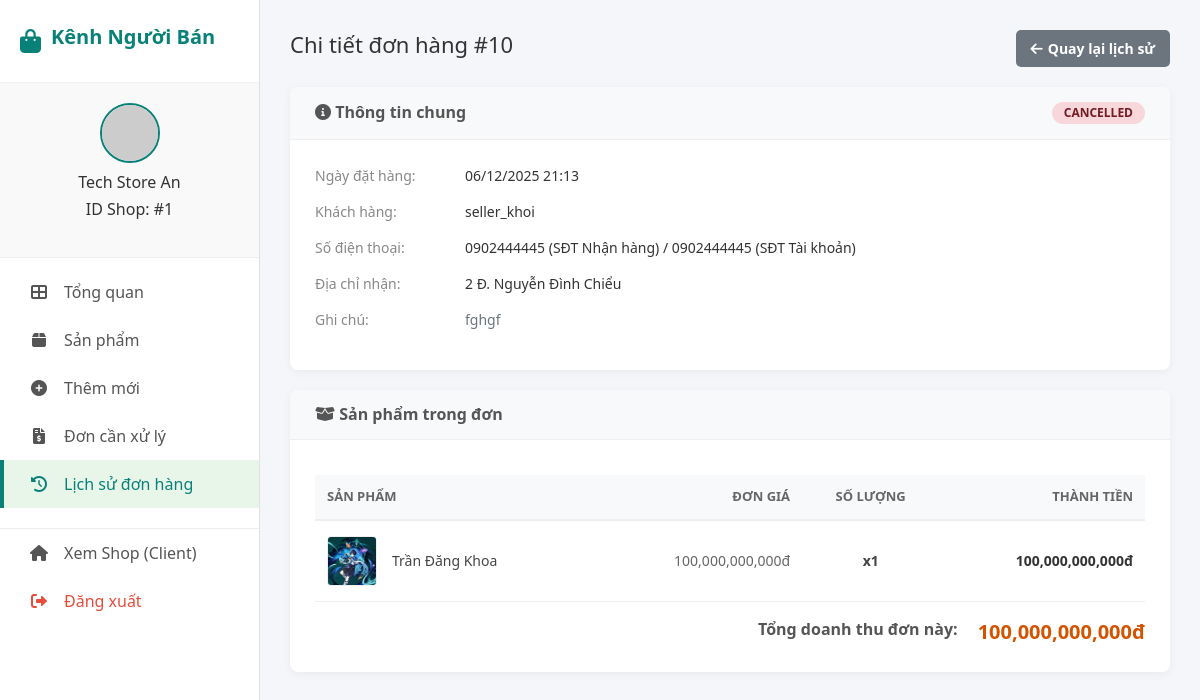
/page/SellerPage/order_detail.php?oid=10&ref=history (signed in), run on the app's committed database.
### tables this page shows
CREATE TABLE `orders` (
  `oid` int(11) NOT NULL,
  `aid` int(11) NOT NULL,
  `fullname` varchar(255) NOT NULL,
  `phone` varchar(20) NOT NULL,
  `address` text NOT NULL,
  `note` text DEFAULT NULL,
  `order_date` datetime NOT NULL DEFAULT current_timestamp(),
  `total_amount` decimal(20,2) DEFAULT NULL,
  `commission_fee` decimal(20,2) DEFAULT 0.00,
  `status` enum('pending','paid','shipped','completed','cancelled') NOT NULL DEFAULT 'pending',
  `created_at` timestamp NOT NULL DEFAULT current_timestamp()
);

CREATE TABLE `acc` (
  `aid` int(11) NOT NULL,
  `afname` varchar(100) NOT NULL,
  `alname` varchar(100) NOT NULL,
  `email` varchar(100) NOT NULL,
  `phone` varchar(20) NOT NULL,
  `username` varchar(50) NOT NULL,
  `password` varchar(255) NOT NULL,
  `role` enum('admin','seller','user') NOT NULL DEFAULT 'user'
);

CREATE TABLE `order_items` (
  `oid` int(11) NOT NULL,
  `pid` int(11) NOT NULL,
  `quantity` int(11) NOT NULL,
  `price` decimal(20,2) NOT NULL
);

CREATE TABLE `products` (
  `pid` int(11) NOT NULL,
  `sid` int(11) NOT NULL,
  `cid` int(11) DEFAULT NULL,
  `name` varchar(150) NOT NULL,
  `description` text DEFAULT NULL,
  `price` decimal(20,2) NOT NULL,
  `stock` int(11) NOT NULL DEFAULT 0,
  `status` enum('pending','approved','rejected','hidden') NOT NULL DEFAULT 'pending',
  `main_image` varchar(255) DEFAULT NULL
);

### config.php (called while the page is built, shortened)
<?php
if (!function_exists('getImage')) {
    function getImage($path) {
        $clean_path = ltrim($path, '/');
        return BASE_URL . '/' . $clean_path;
    }
}
?>

### page/SellerPage/order_detail.php (the view, shortened to what this page needs)
<?php
$sid = $_SESSION['shop_id'];
$shop_name = $_SESSION['shop_name'];
$oid = intval($_GET['oid']);
$back_link = 'orders.php';
$back_text = 'Quay lại danh sách';
if (isset($_GET['ref']) && $_GET['ref'] == 'history') {
    $back_link = 'orders_history.php';
    $back_text = 'Quay lại lịch sử';
}
$sql_order = "SELECT o.*, acc.username, acc.phone as user_phone, acc.email
              FROM orders o
              JOIN acc ON o.aid = acc.aid
              JOIN order_items oi ON o.oid = oi.oid
              JOIN products p ON oi.pid = p.pid
              WHERE o.oid = $oid AND p.sid = $sid
              GROUP BY o.oid";
$result_order = $conn->query($sql_order);
$order = $result_order->fetch_assoc();
$sql_items = "SELECT oi.*, p.name, p.main_image
              FROM order_items oi
              JOIN products p ON oi.pid = p.pid
              WHERE oi.oid = $oid AND p.sid = $sid";
$result_items = $conn->query($sql_items);
$shop_total = 0;
?>
<!DOCTYPE html>
<html lang="vi">
<head>
    <link rel="stylesheet" href="https://cdnjs.cloudflare.com/ajax/libs/font-awesome/5.15.4/css/all.min.css" />
    <?php include ROOT_PATH . '/includes/head_meta.php'; ?>
</head>
<body>
    <div class="sidebar">
        <div class="sidebar-header"><i class="fas fa-shopping-bag"></i>
            <h2>Kênh Người Bán</h2>
        </div>
        <div class="user-profile">
            <img src="https://ui-avatars.com/api/?name=<?= urlencode($shop_name) ?>&background=088178&color=fff" alt="Shop Logo">
            <h4><?= htmlspecialchars($shop_name) ?></h4>
            <p>ID Shop: #<?= $sid ?></p>
        </div>
        <ul class="sidebar-menu">
            <li><a href="dashboard.php"><i class="fas fa-th-large"></i> Tổng quan</a></li>
            <li><a href="ProductPage/products.php"><i class="fas fa-box"></i> Sản phẩm</a></li>
            <li><a href="ProductPage/add_product.php"><i class="fas fa-plus-circle"></i> Thêm mới</a></li>
            <li><a href="orders.php" class="<?= (!isset($_GET['ref']) || $_GET['ref'] != 'history') ? 'active' : '' ?>"><i class="fas fa-file-invoice-dollar"></i> Đơn cần xử lý</a></li>
            <li><a href="orders_history.php" class="<?= (isset($_GET['ref']) && $_GET['ref'] == 'history') ? 'active' : '' ?>"><i class="fas fa-history"></i> Lịch sử đơn hàng</a></li>
            <li style="border-top: 1px solid #eee; margin-top: 20px;">
                <a href="<?php echo BASE_URL; ?>/page/HomePage/homepage.php"><i class="fas fa-home"></i> Xem Shop (Client)</a>
            </li>
            <li>
                <a href="../HomePage/LoginPage/logout.php" onclick="return confirm('Bạn muốn đăng xuất?');" style="color: #e74c3c;">
                    <i class="fas fa-sign-out-alt"></i> Đăng xuất
                </a>
            </li>
        </ul>
    </div>
    <div class="main-content">
        <div class="page-header">
            <h2>Chi tiết đơn hàng #<?= $oid ?></h2>
            <a href="<?= $back_link ?>" class="btn-back">
                <i class="fas fa-arrow-left"></i> <?= $back_text ?>
            </a>
        </div>
        <div class="detail-card">
            <div class="card-header">
                <h3><i class="fas fa-info-circle"></i> Thông tin chung</h3>
                <span class="badge st-<?= $order['status'] ?>"><?= ucfirst($order['status']) ?></span>
            </div>
            <div class="card-body">
                <div class="info-row">
                    <div class="info-label">Ngày đặt hàng:</div>
                    <div class="info-value"><?= date('d/m/Y H:i', strtotime($order['order_date'])) ?></div>
                </div>
                <div class="info-row">
                    <div class="info-label">Khách hàng:</div>
                    <div class="info-value"><?= htmlspecialchars($order['username']) ?></div>
                </div>
                <div class="info-row">
                    <div class="info-label">Số điện thoại:</div>
                    <div class="info-value"><?= htmlspecialchars($order['phone']) ?> (SĐT Nhận hàng) / <?= htmlspecialchars($order['user_phone']) ?> (SĐT Tài khoản)</div>
                </div>
                <div class="info-row">
                    <div class="info-label">Địa chỉ nhận:</div>
                    <div class="info-value"><?= htmlspecialchars($order['address']) ?></div>
                </div>
                <div class="info-row">
                    <div class="info-label">Ghi chú:</div>
                    <div class="info-value text-muted"><?= !empty($order['note']) ? htmlspecialchars($order['note']) : 'Không có' ?></div>
                </div>
            </div>
        </div>
        <div class="detail-card">
            <div class="card-header">
                <h3><i class="fas fa-box-open"></i> Sản phẩm trong đơn</h3>
            </div>
            <div class="card-body">
                <table>
                    <thead>
                        <tr>
                            <th>Sản phẩm</th>
                            <th class="text-right">Đơn giá</th>
                            <th class="text-center">Số lượng</th>
                            <th class="text-right">Thành tiền</th>
                        </tr>
                    </thead>
                    <tbody>
                        <?php while ($item = $result_items->fetch_assoc()):
                            $item_total = $item['price'] * $item['quantity'];
                            $shop_total += $item_total;
                            $imgSrc = $item['main_image'];
                            if (function_exists('getImage')) {
                                $displayImg = getImage($imgSrc);
                            } else {
                                if (strpos($imgSrc, 'http') === 0) $displayImg = $imgSrc;
                                else $displayImg = BASE_URL . '/' . ltrim($imgSrc, '/');
                            }
                        ?>
                            <tr>
                                <td style="display: flex; align-items: center;">
                                    <img src="<?= $displayImg ?>" class="item-img" onerror="this.src='https://via.placeholder.com/50'">
                                    <span style="font-weight: 500;"><?= htmlspecialchars($item['name']) ?></span>
                                </td>
                                <td style="text-align: right; color: #666;"><?= number_format($item['price']) ?>đ</td>
                                <td style="text-align: center; font-weight: bold;">x<?= $item['quantity'] ?></td>
                                <td style="text-align: right; font-weight: 600; color: #333;"><?= number_format($item_total) ?>đ</td>
                            </tr>
                        <?php endwhile; ?>
                    </tbody>
                </table>
                <div class="total-row">
                    <span class="total-label">Tổng doanh thu đơn này:</span>
                    <span class="total-amount"><?= number_format($shop_total) ?>đ</span>
                </div>
            </div>
        </div>
    </div>
</body>
</html>

### page/SellerPage/order_detail.php (style rules this page uses)
* { margin: 0; padding: 0; box-sizing: border-box; font-family: 'Segoe UI', sans-serif; }
body { display: flex; min-height: 100vh; background-color: #f4f6f9; color: #333; }
a { text-decoration: none; }
.sidebar { width: 260px; background: #fff; border-right: 1px solid #e1e1e1; position: fixed; height: 100%; top: 0; left: 0; z-index: 100; }
.sidebar-header { padding: 25px 20px; border-bottom: 1px solid #f0f0f0; display: flex; align-items: center; gap: 10px; }
.sidebar-header i { font-size: 24px; color: #088178; }
.sidebar-header h2 { font-size: 20px; color: #088178; font-weight: 700; }
.user-profile { padding: 20px; text-align: center; background: #f9f9f9; border-bottom: 1px solid #eee; }
.user-profile img { width: 60px; height: 60px; border-radius: 50%; object-fit: cover; margin-bottom: 10px; border: 2px solid #088178; }
.user-profile h4 { font-size: 16px; margin-bottom: 5px; }
.sidebar-menu { list-style: none; padding: 10px 0; }
.sidebar-menu li a { display: flex; align-items: center; padding: 12px 25px; color: #555; font-weight: 500; transition: 0.3s; border-left: 4px solid transparent; }
.sidebar-menu li a:hover, .sidebar-menu li a.active { background-color: #e8f6ea; color: #088178; border-left-color: #088178; }
.sidebar-menu li a i { margin-right: 15px; width: 20px; text-align: center; font-size: 16px; }
.main-content { flex: 1; margin-left: 260px; padding: 30px; }
.page-header { display: flex; justify-content: space-between; align-items: center; margin-bottom: 20px; }
.page-header h2 { font-size: 22px; color: #333; }
.btn-back { padding: 8px 15px; background: #6c757d; color: white; border-radius: 5px; font-size: 14px; font-weight: 600; display: inline-flex; align-items: center; gap: 5px; }
.detail-card { background: white; border-radius: 8px; box-shadow: 0 2px 10px rgba(0, 0, 0, 0.05); overflow: hidden; margin-bottom: 20px; }
.card-header { background: #f8f9fa; padding: 15px 25px; border-bottom: 1px solid #eee; display: flex; justify-content: space-between; align-items: center; }
.card-header h3 { font-size: 16px; font-weight: 700; color: #555; margin: 0; }
.card-body { padding: 25px; }
.info-row { display: flex; margin-bottom: 15px; }
.info-label { width: 150px; color: #888; font-size: 14px; font-weight: 500; }
.info-value { flex: 1; font-size: 14px; color: #333; font-weight: 500; }
table { width: 100%; border-collapse: collapse; margin-top: 10px; }
th { text-align: left; padding: 12px; background: #f8f9fa; color: #666; font-size: 13px; text-transform: uppercase; font-weight: 600; border-bottom: 2px solid #eee; }
td { padding: 15px 12px; border-bottom: 1px solid #eee; color: #444; font-size: 14px; vertical-align: middle; }
.item-img { width: 50px; height: 50px; object-fit: cover; border-radius: 4px; border: 1px solid #eee; margin-right: 15px; }
.total-row { display: flex; justify-content: flex-end; padding-top: 15px; font-size: 16px; }
.total-label { margin-right: 20px; font-weight: 600; color: #555; }
.total-amount { color: #d35400; font-weight: 700; font-size: 20px; }
.badge { padding: 5px 12px; border-radius: 20px; font-size: 12px; font-weight: 700; text-transform: uppercase; display: inline-block; }
.st-cancelled { background: #f8d7da; color: #721c24; }

### data on the page
orders: status "CANCELLED", order_date "06/12/2025 21:13", aid.username "seller_khoi", phone "0902444445", aid.phone "0902444445", address "2 Đ. Nguyễn Đình Chiểu", note "fghgf"
order_items: pid.main_image (picture), pid.name "Trần Đăng Khoa", price "100,000,000,000", quantity "1", item_total "100,000,000,000"

### other printed values
$shop_name "Tech Store An"
$sid "1"
$oid "10"
$back_text "Quay lại lịch sử"
$shop_total "100,000,000,000"
